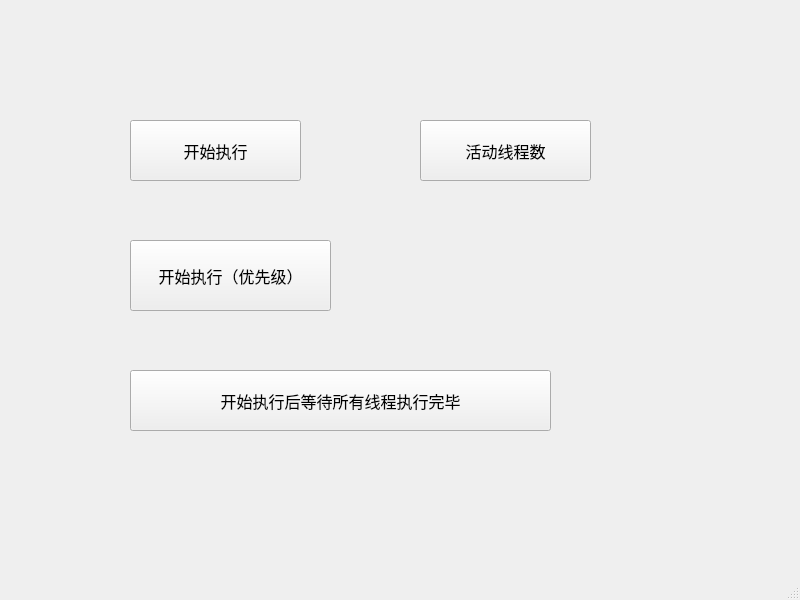
<?xml version="1.0" encoding="UTF-8"?>
<ui version="4.0">
 <class>MainWindow</class>
 <widget class="QMainWindow" name="MainWindow">
  <property name="geometry">
   <rect>
    <x>0</x>
    <y>0</y>
    <width>800</width>
    <height>600</height>
   </rect>
  </property>
  <property name="font">
   <font>
    <family>微软雅黑</family>
    <pointsize>12</pointsize>
   </font>
  </property>
  <property name="windowTitle">
   <string>MainWindow</string>
  </property>
  <widget class="QWidget" name="centralwidget">
   <widget class="QPushButton" name="startButton">
    <property name="geometry">
     <rect>
      <x>130</x>
      <y>120</y>
      <width>171</width>
      <height>61</height>
     </rect>
    </property>
    <property name="text">
     <string>开始执行</string>
    </property>
   </widget>
   <widget class="QPushButton" name="activeThreadNumButton">
    <property name="geometry">
     <rect>
      <x>420</x>
      <y>120</y>
      <width>171</width>
      <height>61</height>
     </rect>
    </property>
    <property name="text">
     <string>活动线程数</string>
    </property>
   </widget>
   <widget class="QPushButton" name="prioityButton">
    <property name="geometry">
     <rect>
      <x>130</x>
      <y>240</y>
      <width>201</width>
      <height>71</height>
     </rect>
    </property>
    <property name="text">
     <string>开始执行（优先级）</string>
    </property>
   </widget>
   <widget class="QPushButton" name="waitButton">
    <property name="geometry">
     <rect>
      <x>130</x>
      <y>370</y>
      <width>421</width>
      <height>61</height>
     </rect>
    </property>
    <property name="text">
     <string>开始执行后等待所有线程执行完毕</string>
    </property>
   </widget>
  </widget>
  <widget class="QMenuBar" name="menubar">
   <property name="geometry">
    <rect>
     <x>0</x>
     <y>0</y>
     <width>800</width>
     <height>33</height>
    </rect>
   </property>
  </widget>
  <widget class="QStatusBar" name="statusbar"/>
 </widget>
 <resources/>
 <connections/>
</ui>
